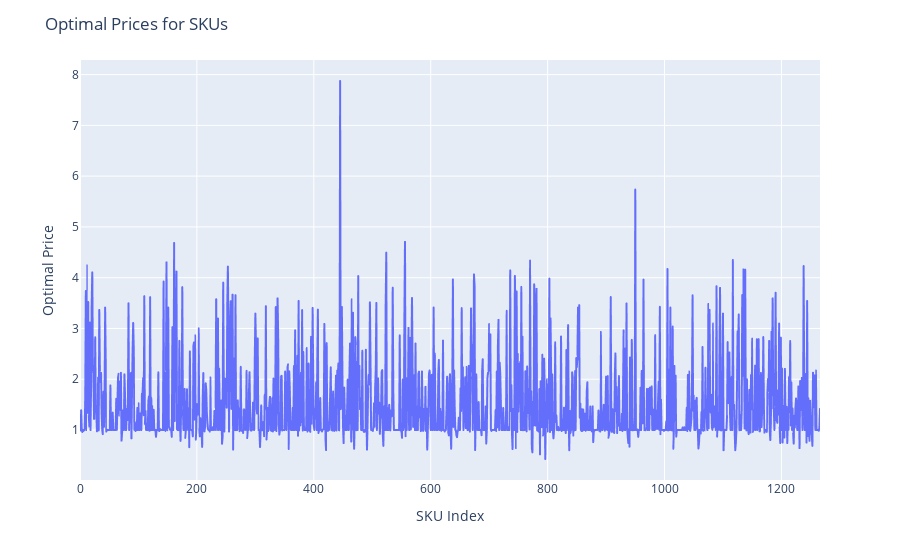

Here is the notebook cell this chart was saved with:
### Code cell
import plotly.express as px

def plot_optimal_prices_line_plotly_with_sku(optimal_prices, skus):
    fig = px.line(y=optimal_prices, hover_name=skus)
    fig.update_layout(title='Optimal Prices for SKUs',
                      xaxis_title='SKU Index',
                      yaxis_title='Optimal Price')
    fig.show()

plot_optimal_prices_line_plotly_with_sku(optimal_prices, skus)

### Figure 1 — Plotly figure (JSON) as saved in the notebook; plotly's stock layout.template omitted (floating-point values rounded to 4 significant figures; data arrays with more than 128 entries replaced by an {"elided": "..."} marker saying what was removed)
{"data": [{"hovertemplate": "<b>%{hovertext}</b><br><br>x=%{x}<br>y=%{y}<extra></extra>", "hovertext": {"elided": "1267 str values"}, "legendgroup": "", "line": {"color": "#636efa", "dash": "solid"}, "marker": {"symbol": "circle"}, "mode": "lines", "name": "", "showlegend": false, "type": "scattergl", "x": {"elided": "1267 int values"}, "xaxis": "x", "y": {"elided": "1267 float values"}, "yaxis": "y"}], "layout": {"legend": {"tracegroupgap": 0}, "margin": {"t": 60}, "title": {"text": "Optimal Prices for SKUs"}, "xaxis": {"anchor": "y", "domain": [0, 1], "title": {"text": "SKU Index"}}, "yaxis": {"anchor": "x", "domain": [0, 1], "title": {"text": "Optimal Price"}}}}
